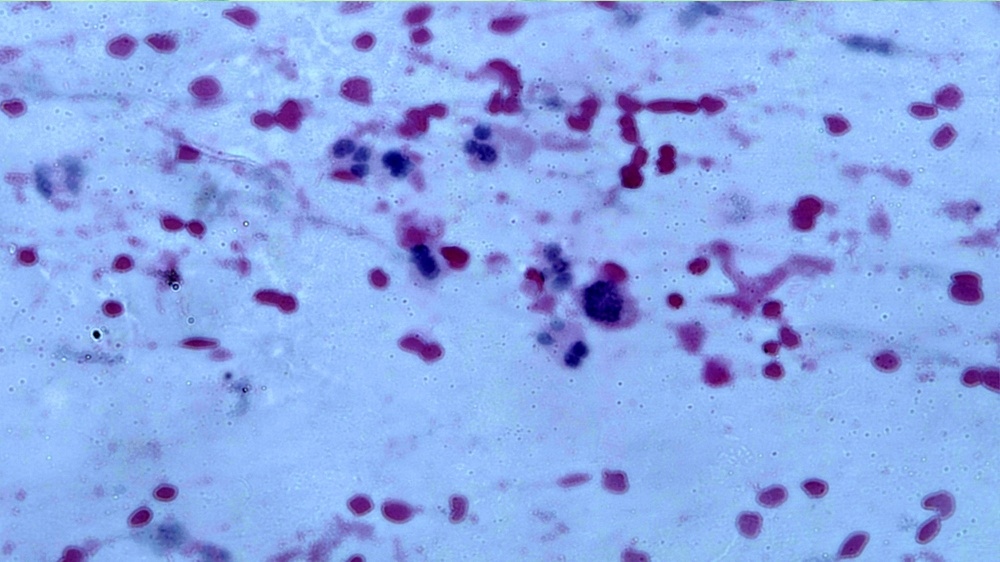
#> input picture pictures/2.jpg, 1000 x 562 px, shrunk from 3264 x 1836 before the run
$ python day25.py
#> lines starting #> are read from the running program, lines starting #| are printed output that depends on the picture
import cv2
import numpy as np
import matplotlib.pyplot as plt


def gauss_value(x, y, sigma):
    tempt = -(x**2+y**2)/(2*sigma**2)
    gauss = np.exp(tempt)/(2*np.pi*sigma**2)
    return gauss


def gaussian_kernel(size, sigma):
    if size % 2 == 0:
        size = size + 1

    max_point = size // 2  # both directions (x,y) maximum

    min_point = - max_point  # both directions (x,y) minimum

    K = np.zeros((size, size))  # kernel matrix
    for x in range(min_point, max_point + 1):
        for y in range(min_point, max_point + 1):
            value = gauss_value(x, y, sigma)
            K[x - min_point, y - min_point] = value

    return K


img = cv2.imread("./pictures/2.jpg", 0)
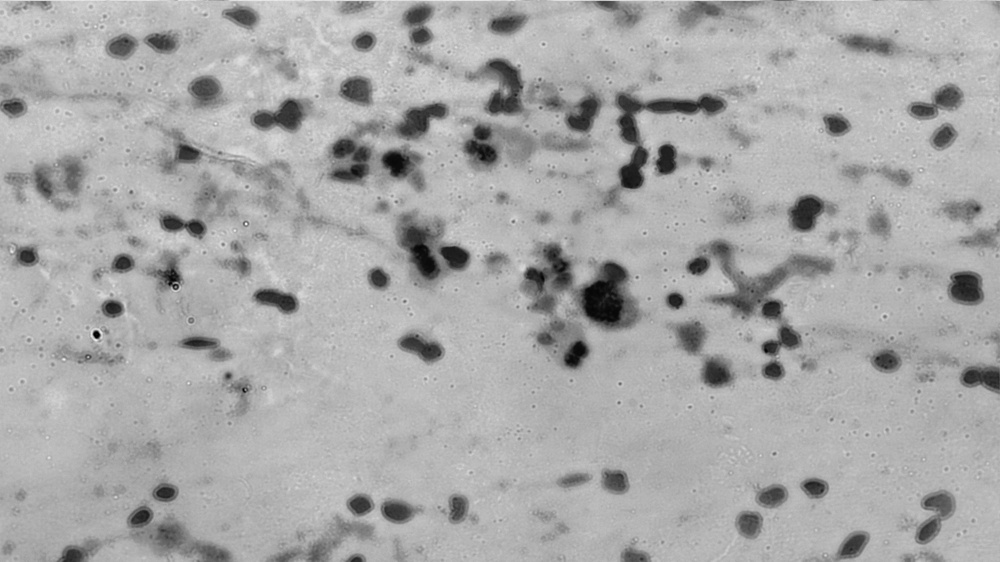
#> img: shape (562, 1000); min 0, max 244, mean 168.3
sigmas = [2.5, 5, 10]
fig, axes = plt.subplots(2, 2, figsize=(10, 6))
ax = axes.ravel()

ax[0].imshow(img)
ax[0].set_title('Original Image')
ax[0].axis('off')
for i in range(len(sigmas)):
    kernel = gaussian_kernel(5, sigmas[i])
    img_gauss = cv2.filter2D(img, -1, kernel)
    ax[i+1].imshow(img_gauss)
    ax[i+1].set_title(f'Kernel = {sigmas[i]}')
    ax[i+1].axis('off')
#> this loop made 3 passes
#> pass 1, `img_gauss = cv2.filter2D(img, -1, kernel)`:
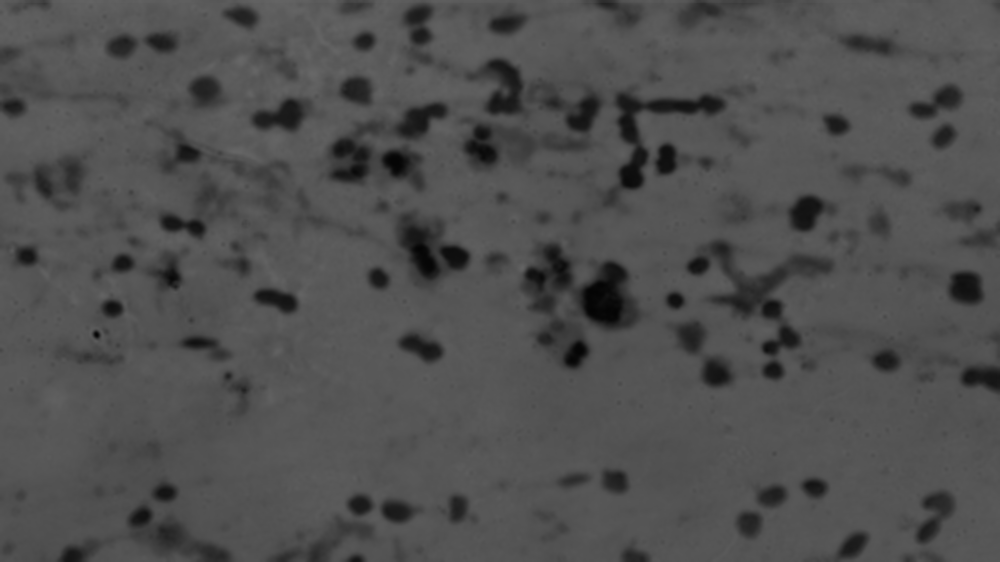
#> img_gauss: shape (562, 1000); min 4, max 103, mean 79.2
#> pass 2, `img_gauss = cv2.filter2D(img, -1, kernel)`:
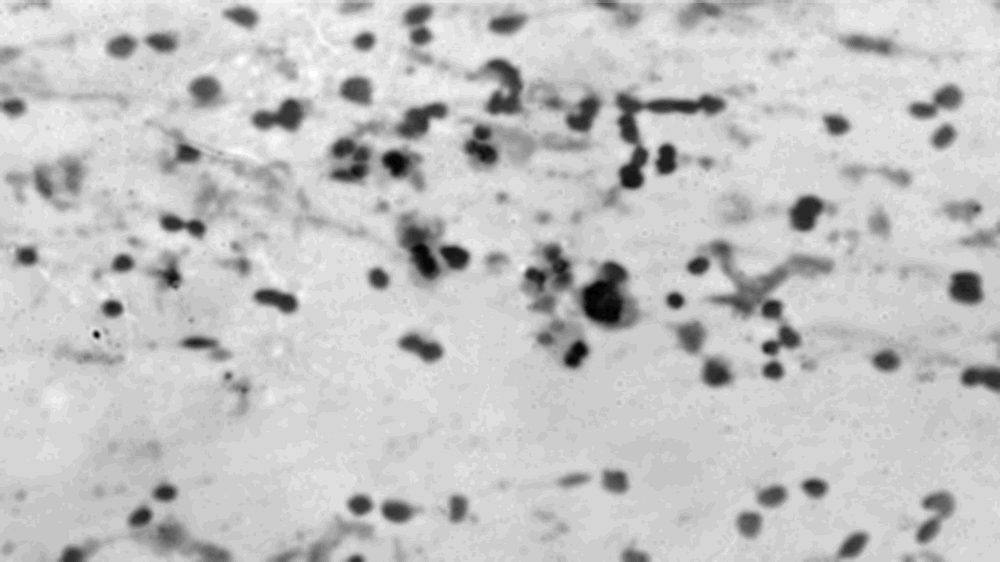
#> img_gauss: shape (562, 1000); min 1, max 32, mean 24.7; drawn with min black and max white
#> pass 3, `img_gauss = cv2.filter2D(img, -1, kernel)`:
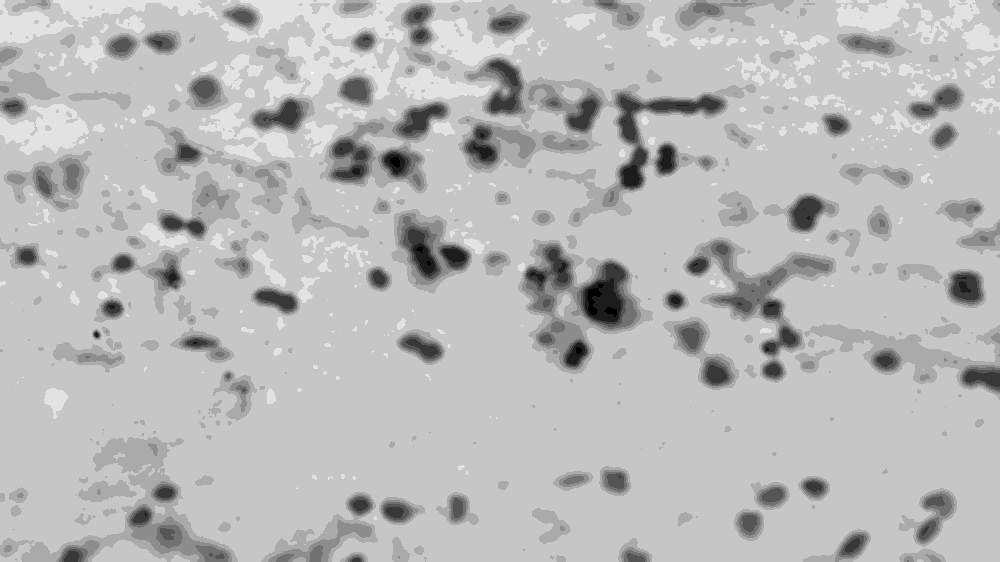
#> img_gauss: shape (562, 1000); min 0, max 9, mean 6.54; drawn with min black and max white

# Hiển thị đồ thị
plt.tight_layout()
plt.show()

$ run again, with pictures/1.jpg copied over pictures/2.jpg
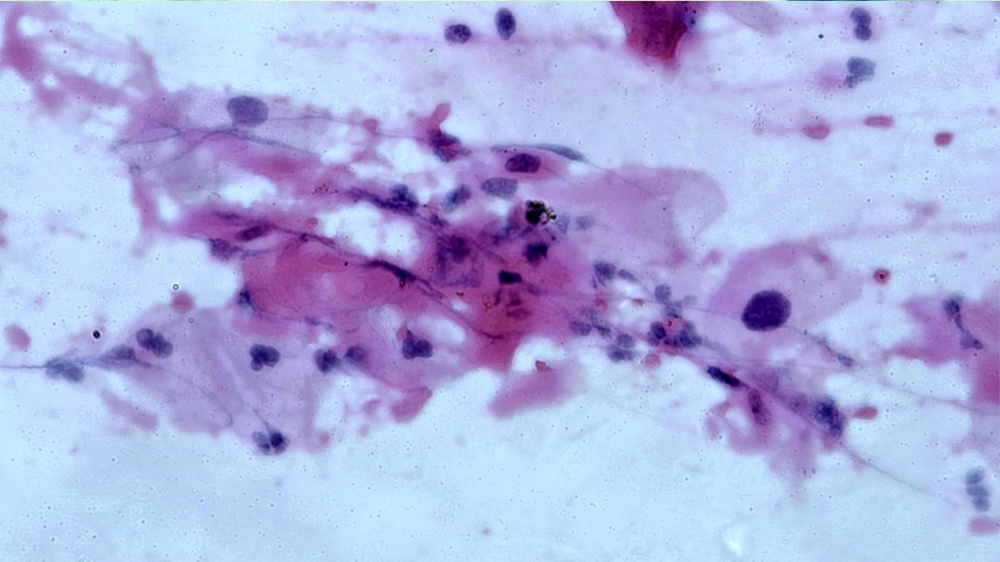
#> input picture pictures/1.jpg, 1000 x 562 px, shrunk from 3264 x 1836 before the run
#> the loop `for i in range(len(sigmas)):` made 3 passes
#> pass 1, `img_gauss = cv2.filter2D(img, -1, kernel)`:
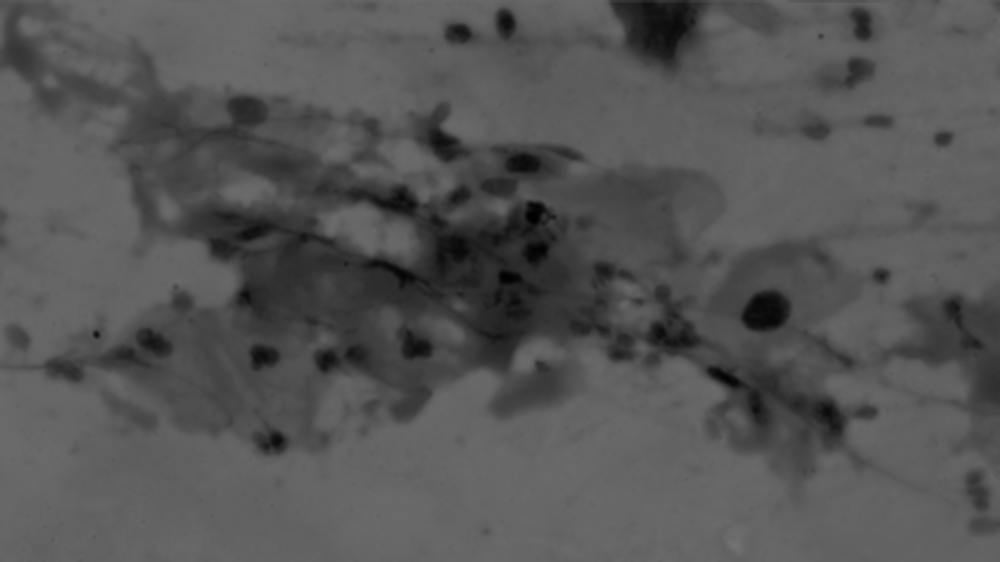
#> img_gauss: shape (562, 1000); min 0, max 114, mean 85.2
#> `plt.show()`:
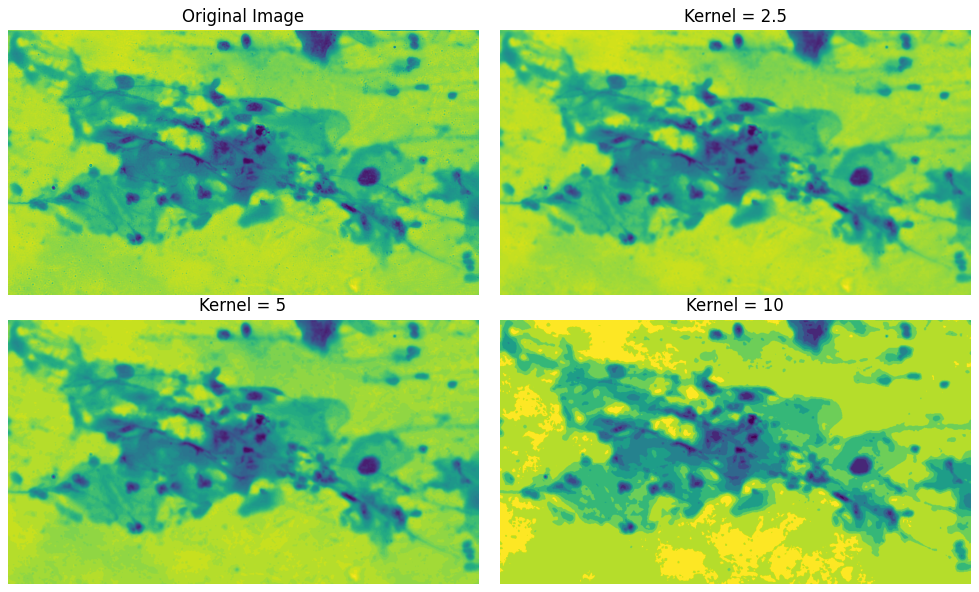
#> figure drawn by matplotlib, 4 panels
